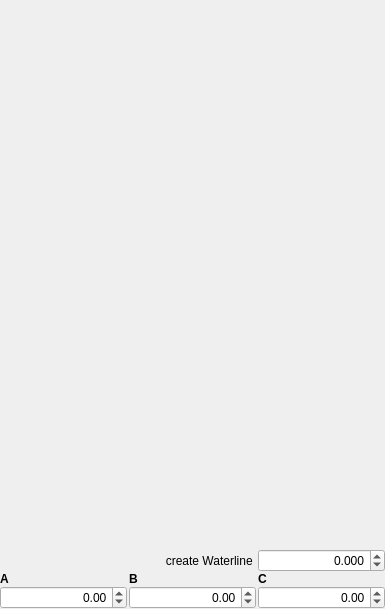
<?xml version="1.0" encoding="UTF-8"?>
<ui version="4.0">
 <class>InfoPage</class>
 <widget class="QWidget" name="InfoPage">
  <property name="geometry">
   <rect>
    <x>0</x>
    <y>0</y>
    <width>385</width>
    <height>609</height>
   </rect>
  </property>
  <layout class="QGridLayout" name="gridLayout" rowstretch="0,0,0,0" columnstretch="0,0,0" rowminimumheight="1,0,0,0">
   <property name="leftMargin">
    <number>0</number>
   </property>
   <property name="topMargin">
    <number>0</number>
   </property>
   <property name="rightMargin">
    <number>0</number>
   </property>
   <property name="bottomMargin">
    <number>0</number>
   </property>
   <property name="horizontalSpacing">
    <number>2</number>
   </property>
   <property name="verticalSpacing">
    <number>0</number>
   </property>
   <item row="3" column="1">
    <widget class="QDoubleSpinBox" name="spB">
     <property name="alignment">
      <set>Qt::AlignRight|Qt::AlignTrailing|Qt::AlignVCenter</set>
     </property>
     <property name="minimum">
      <double>-360.000000000000000</double>
     </property>
     <property name="maximum">
      <double>360.000000000000000</double>
     </property>
    </widget>
   </item>
   <item row="2" column="0">
    <widget class="QLabel" name="lA">
     <property name="sizePolicy">
      <sizepolicy hsizetype="Minimum" vsizetype="Fixed">
       <horstretch>0</horstretch>
       <verstretch>0</verstretch>
      </sizepolicy>
     </property>
     <property name="font">
      <font>
       <weight>75</weight>
       <bold>true</bold>
      </font>
     </property>
     <property name="text">
      <string>A</string>
     </property>
    </widget>
   </item>
   <item row="2" column="1">
    <widget class="QLabel" name="lB">
     <property name="font">
      <font>
       <weight>75</weight>
       <bold>true</bold>
      </font>
     </property>
     <property name="text">
      <string>B</string>
     </property>
    </widget>
   </item>
   <item row="3" column="2">
    <widget class="QDoubleSpinBox" name="spC">
     <property name="alignment">
      <set>Qt::AlignRight|Qt::AlignTrailing|Qt::AlignVCenter</set>
     </property>
     <property name="minimum">
      <double>-360.000000000000000</double>
     </property>
     <property name="maximum">
      <double>360.000000000000000</double>
     </property>
    </widget>
   </item>
   <item row="2" column="2">
    <widget class="QLabel" name="lC">
     <property name="font">
      <font>
       <weight>75</weight>
       <bold>true</bold>
      </font>
     </property>
     <property name="text">
      <string>C</string>
     </property>
    </widget>
   </item>
   <item row="0" column="0" colspan="3">
    <widget class="QWidget" name="widget" native="true">
     <property name="sizePolicy">
      <sizepolicy hsizetype="MinimumExpanding" vsizetype="Preferred">
       <horstretch>0</horstretch>
       <verstretch>0</verstretch>
      </sizepolicy>
     </property>
     <layout class="QVBoxLayout" name="verticalLayout">
      <property name="spacing">
       <number>0</number>
      </property>
      <property name="leftMargin">
       <number>0</number>
      </property>
      <property name="topMargin">
       <number>0</number>
      </property>
      <property name="rightMargin">
       <number>0</number>
      </property>
      <property name="bottomMargin">
       <number>0</number>
      </property>
     </layout>
    </widget>
   </item>
   <item row="3" column="0">
    <widget class="QDoubleSpinBox" name="spA">
     <property name="alignment">
      <set>Qt::AlignRight|Qt::AlignTrailing|Qt::AlignVCenter</set>
     </property>
     <property name="minimum">
      <double>-360.000000000000000</double>
     </property>
     <property name="maximum">
      <double>360.000000000000000</double>
     </property>
    </widget>
   </item>
   <item row="1" column="2">
    <widget class="QDoubleSpinBox" name="dsCut">
     <property name="alignment">
      <set>Qt::AlignRight|Qt::AlignTrailing|Qt::AlignVCenter</set>
     </property>
     <property name="decimals">
      <number>3</number>
     </property>
     <property name="minimum">
      <double>-500.000000000000000</double>
     </property>
     <property name="maximum">
      <double>500.000000000000000</double>
     </property>
    </widget>
   </item>
   <item row="1" column="0" colspan="2">
    <widget class="QLabel" name="label">
     <property name="text">
      <string>create Waterline </string>
     </property>
     <property name="alignment">
      <set>Qt::AlignRight|Qt::AlignTrailing|Qt::AlignVCenter</set>
     </property>
    </widget>
   </item>
  </layout>
 </widget>
 <resources/>
 <connections/>
</ui>
